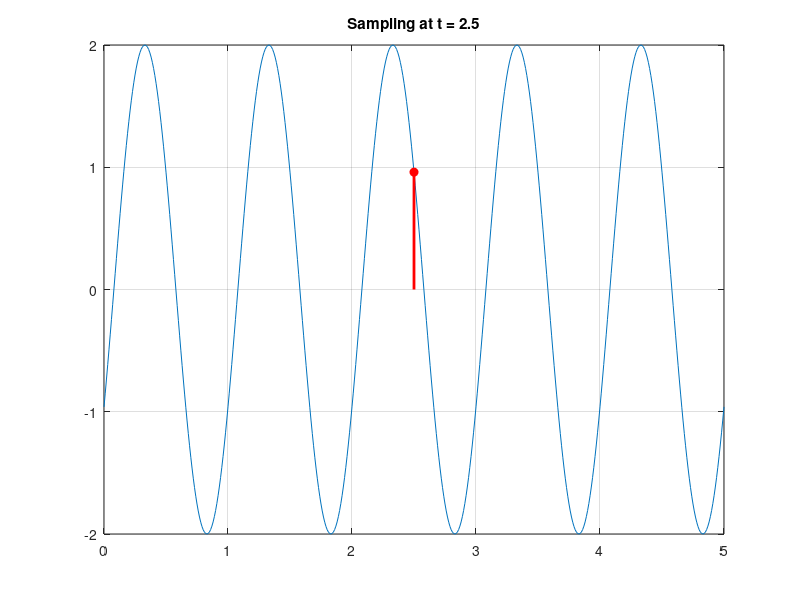

MATLAB code to generate this figure:
% 1. تعريف الإشارة (البيانات الأساسية)
clc;clear all;close all; 
t = 0:0.01:5;             % محور الزمن من 0 إلى 5 ثوانٍ
A = 2; f = 1;             % السعة والتردد
theta = 2*pi*rand;        % زاوية عشوائية
x = A*cos(2*pi*f*t + theta); % معادلة الموجة

% 2. أخذ العينة عند t = 2.5
t_sample = 2.5;                       % تحديد زمن العينة
x_sample = A*cos(2*pi*f*t_sample + theta); % حساب قيمة الإشارة عند هذا الزمن

% 3. الرسم البياني
plot(t, x);               % رسم الموجة كاملة
hold on;                  % "تثبيت" الرسم لإضافة العينة فوقه

% رسم العمود الرأسي (من الصفر إلى قيمة العينة)
plot([t_sample t_sample], [0 x_sample], 'r', 'LineWidth', 2);

% وضع نقطة مميزة عند رأس العمود
plot(t_sample, x_sample, 'ro', 'MarkerFaceColor', 'r'); 

grid on;                  % إضافة شبكة المربعات
title('Sampling at t = 2.5');
